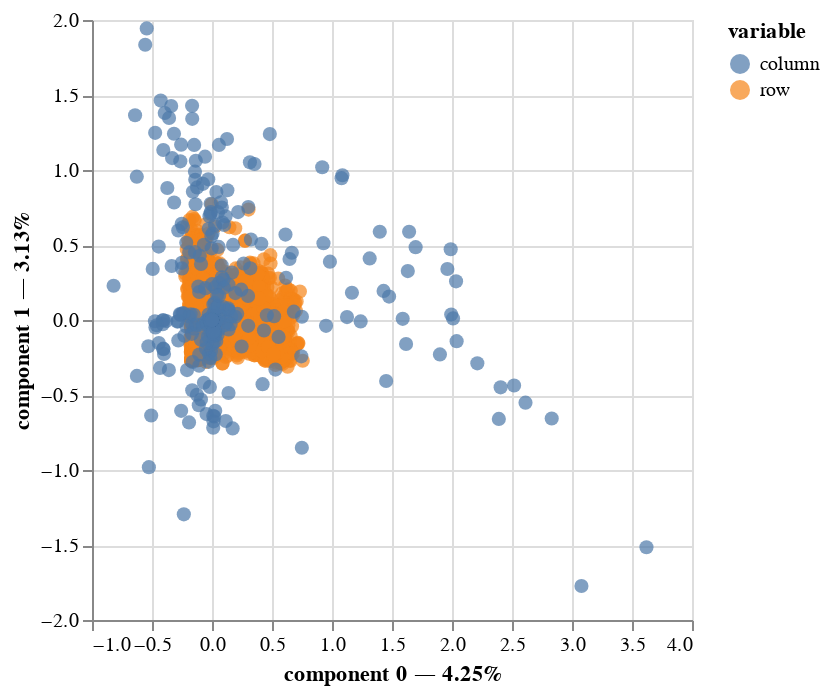

Here is the notebook cell this chart was saved with:
### Code cell
mca.plot(
    df_cond_vias_encoded,
    x_component=0,
    y_component=1,
    show_column_markers=True,
    show_row_markers=True,
    show_column_labels=False,
    show_row_labels=False
)

### Figure 1 — Vega-Lite specification as saved in the notebook (floating-point values rounded to 4 significant figures; data arrays with more than 128 entries replaced by an {"elided": "..."} marker saying what was removed)
{"config": {"view": {"continuousWidth": 300, "continuousHeight": 300}}, "layer": [{"data": {"name": "data-78d7097e25d812cb22515413a650693a"}, "mark": {"type": "circle", "size": 50}, "encoding": {"color": {"field": "variable", "type": "nominal"}, "tooltip": [{"field": "variable", "type": "nominal"}, {"field": "value", "type": "nominal"}, {"field": "component 0", "type": "quantitative"}, {"field": "component 1", "type": "quantitative"}], "x": {"axis": {"title": "component 0 — 4.25%"}, "field": "component 0", "scale": {"zero": false}, "type": "quantitative"}, "y": {"axis": {"title": "component 1 — 3.13%"}, "field": "component 1", "scale": {"zero": false}, "type": "quantitative"}}, "name": "view_6"}, {"data": {"name": "data-b80c21e84a5c1114dae64ed4835ca8ae"}, "mark": {"type": "circle", "size": 50}, "encoding": {"color": {"field": "variable", "type": "nominal"}, "tooltip": [{"field": "variable", "type": "nominal"}, {"field": "value", "type": "nominal"}, {"field": "component 0", "type": "quantitative"}, {"field": "component 1", "type": "quantitative"}], "x": {"axis": {"title": "component 0 — 4.25%"}, "field": "component 0", "scale": {"zero": false}, "type": "quantitative"}, "y": {"axis": {"title": "component 1 — 3.13%"}, "field": "component 1", "scale": {"zero": false}, "type": "quantitative"}}}], "params": [{"name": "param_6", "select": {"type": "interval", "encodings": ["x", "y"]}, "bind": "scales", "views": ["view_6"]}], "$schema": "https://vega.github.io/schema/vega-lite/v5.20.1.json", "datasets": {"data-78d7097e25d812cb22515413a650693a": {"elided": "5611 records"}, "data-b80c21e84a5c1114dae64ed4835ca8ae": {"elided": "378 records"}}}
